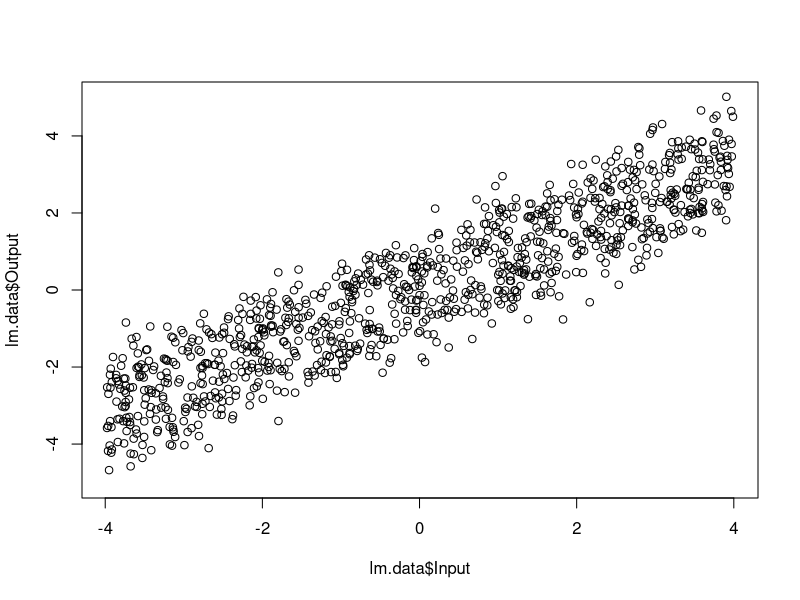
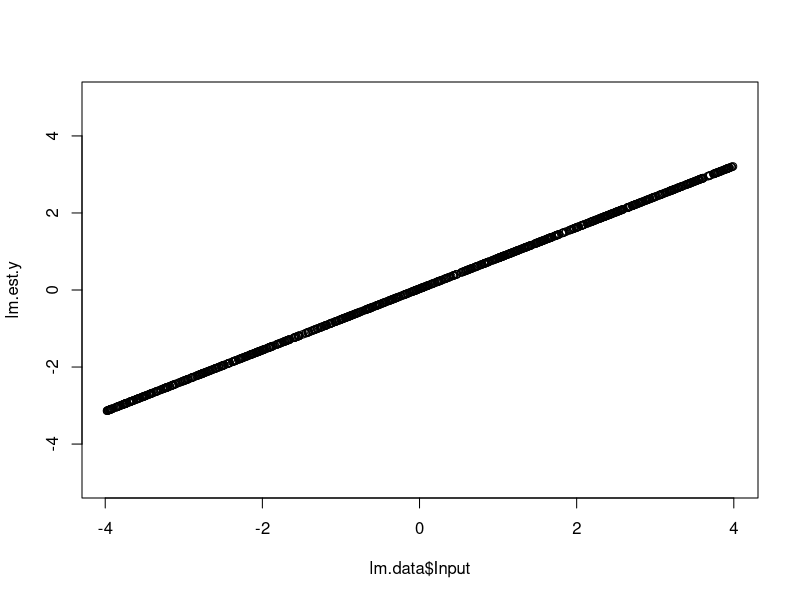
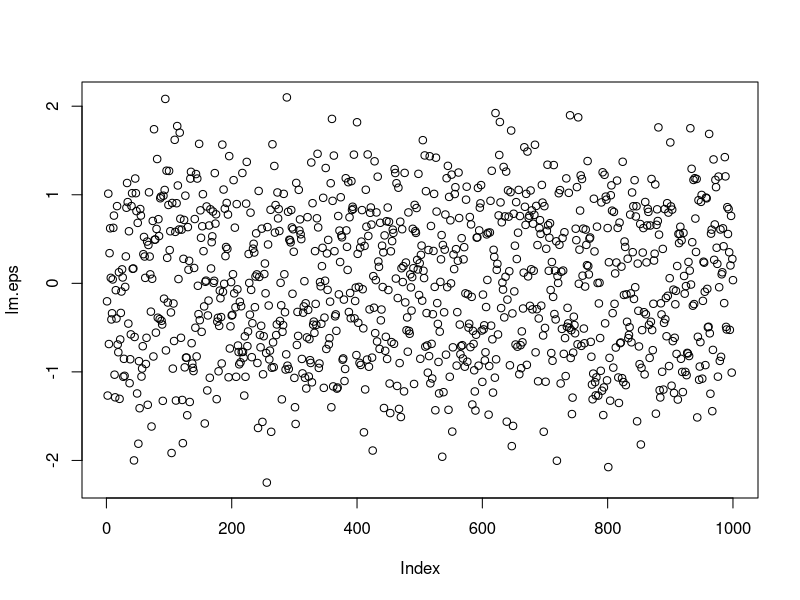
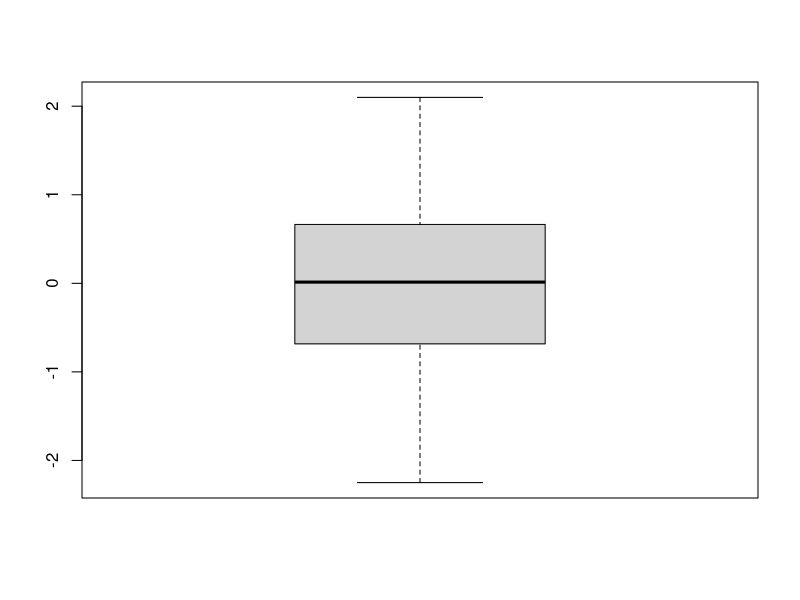
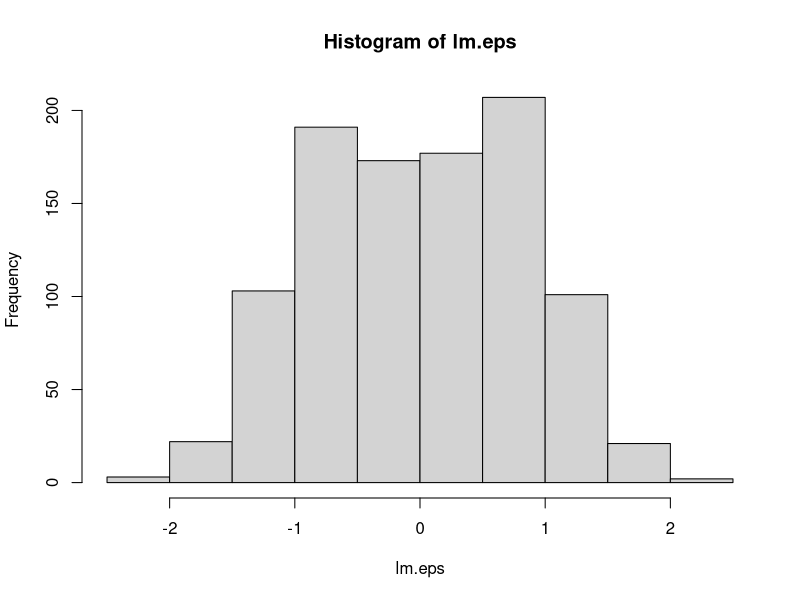
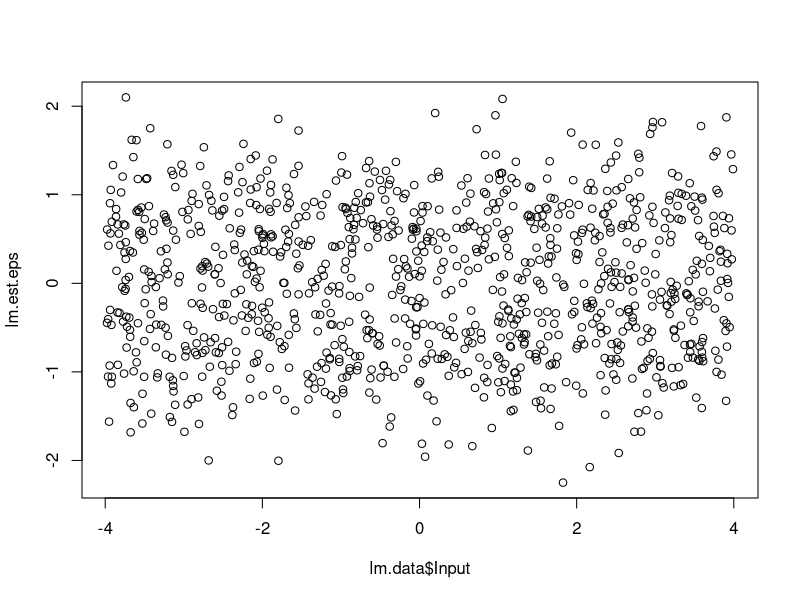
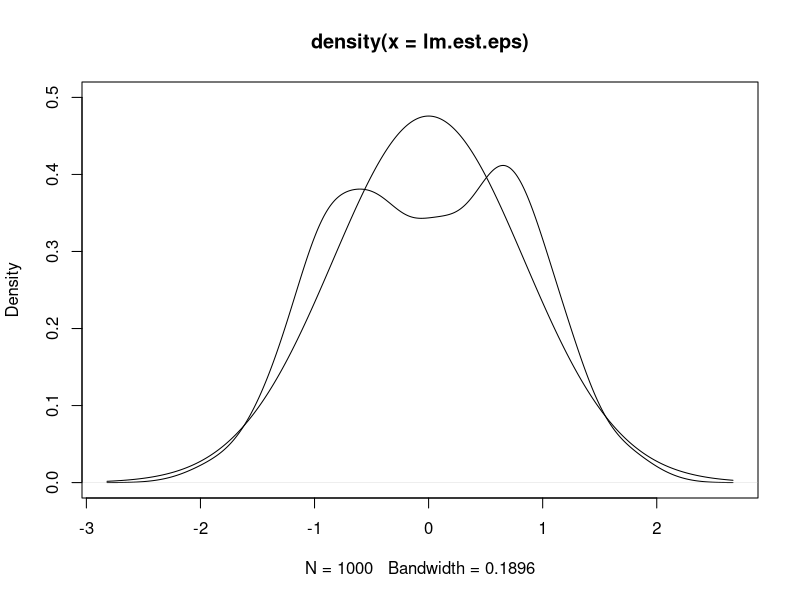
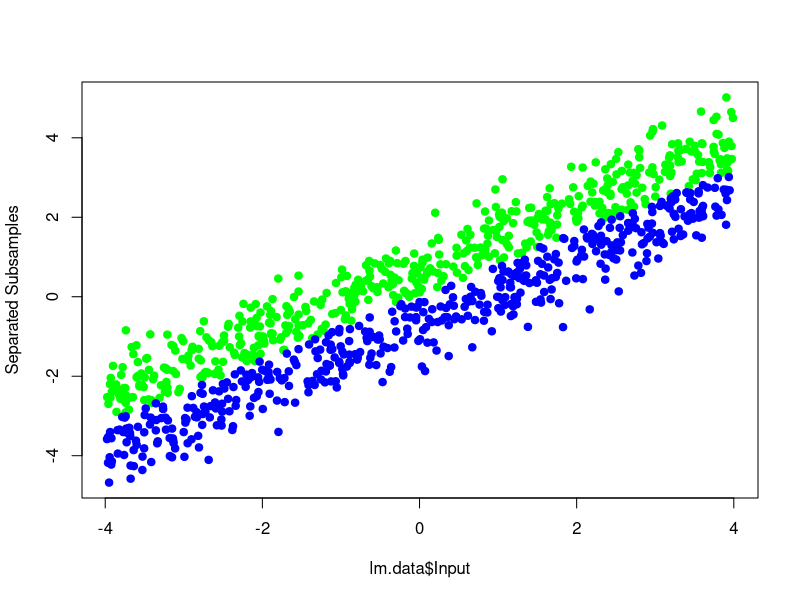

Generate these figures, in order, with R:
## ---- chunk 1
options(scipen = 5)
suppressWarnings(library(caret))
## ---- chunk 2
# Import linear model ('lm') data
lm.data <- read.csv("ResidualAnalysisProjectData_1.csv")
## ---- chunk 3
head(lm.data)
## ---- chunk 4
plot(lm.data$Input, lm.data$Output, ylim = c(-5, 5))
## ---- chunk 5
lm.estimate <- lm(Output ~ Input, data = lm.data)
names(lm.estimate)
## ---- chunk 6
lm.estimate$coefficients

lm.est.b <- lm.estimate$coefficients[1]
lm.est.a <- lm.estimate$coefficients[2]

lm.est.y <- lm.est.a * lm.data$Input + lm.est.b
plot(lm.data$Input, lm.est.y, ylim = c(-5, 5))
## ---- chunk 7
lm.eps <- lm.data$Output - lm.est.y
plot(lm.eps)
## ---- chunk 8
head(lm.estimate$fitted.values)
head(lm.est.y)

(all.equal(as.vector(lm.estimate$fitted.values), lm.est.y))
## ---- chunk 9
(lm.est.summary <- summary(lm.estimate))
## ---- chunk 10
boxplot(lm.eps)
hist(lm.eps)
## ---- chunk 11
names(lm.est.summary)
lm.est.summary$sigma
lm.est.summary$sigma^2
## ---- chunk 12
lm.sigma.sq.byvar <- var(lm.eps)
## ---- chunk 13
#XXX ???
lm.sigma.sq.bysum <- sum(lm.eps - mean(lm.eps))^2
## ---- chunk 14
c(lm.sigma.sq.byvar, lm.sigma.sq.bysum, lm.est.summary$sigma^2)
## ---- chunk 15
lm.est.eps <- lm.estimate$residuals
plot(lm.data$Input, lm.est.eps)

lm.est.eps.density <- density(lm.est.eps)
plot(lm.est.eps.density, ylim = c(0, 0.5))
lines(lm.est.eps.density$x, 
      dnorm(lm.est.eps.density$x, mean = mean(lm.est.eps), sd = sd(lm.est.eps)))
## ---- chunk 16
c(Left.Mean = mean(lm.est.eps[lm.est.eps < 0]), 
  Right.Mean = mean(lm.est.eps[lm.est.eps > 0]))
## ---- chunk 17
select.seq.unscrambled <- as.integer(lm.est.eps > 0)
head(select.seq.unscrambled, 30)

ChoosePos <- function(j) {
  vapply(seq_along(select.seq.unscrambled), 
         function(i) {switch(select.seq.unscrambled[i] + 1, NA, lm.data[i, j])},
         numeric(1))
}

ChooseNeg <- function(j) {
  vapply(seq_along(select.seq.unscrambled), 
         function(i) {switch(select.seq.unscrambled[i] + 1, lm.data[i, j], NA)},
         numeric(1))
}

lm.sub.pos <- sapply(seq_along(lm.data), ChoosePos)
lm.sub.neg <- sapply(seq_along(lm.data), ChooseNeg)

head(cbind(lm.sub.pos, lm.sub.neg), 30)

# Plot the two clusters
matplot(lm.data$Input, cbind(lm.sub.pos[, 2], lm.sub.neg[,2]), 
        type = "p", col = c("green", "blue"), pch = 19, ylab = "Separated Subsamples")

plot(select.seq.unscrambled[1:100], type = "s")
## ---- chunk 18
lm.sub.pos.estimate <- lm(Output ~ Input, 
                          data = data.frame(Input = lm.sub.pos[,1], Output = lm.sub.pos[,2]))
lm.sub.neg.estimate <- lm(Output ~ Input, 
                          data = data.frame(Input = lm.sub.neg[,1], Output = lm.sub.neg[,2]))
lm.sub.pos.est.summary <- summary(lm.sub.pos.estimate)
lm.sub.neg.est.summary <- summary(lm.sub.neg.estimate)

lm.sub.pos.est.summary$coefficients
lm.sub.pos.est.summary$sigma
lm.sub.pos.est.summary$df
lm.sub.pos.est.summary$r.squared
lm.sub.pos.est.summary$adj.r.squared

lm.sub.neg.est.summary$coefficients
lm.sub.neg.est.summary$sigma
lm.sub.neg.est.summary$df
lm.sub.neg.est.summary$r.squared
lm.sub.neg.est.summary$adj.r.squared
## ---- chunk 19
c(lm.est.summary$sigma,
  lm.sub.pos.est.summary$sigma,
  lm.sub.neg.est.summary$sigma)
## ---- chunk 20
c(lm.est.summary$r.squared,
  lm.sub.pos.est.summary$r.squared,
  lm.sub.neg.est.summary$r.squared)
## ---- chunk 21
rbind(LinearModel=lm.est.summary$fstatistic,
      LinearModelPositive=lm.sub.pos.est.summary$fstatistic,
      LinearModelNegative=lm.sub.neg.est.summary$fstatistic)
## ---- chunk 22
c(LinearModel=pf(lm.est.summary$fstatistic[1], 
                 lm.est.summary$fstatistic[2], 
                 lm.est.summary$fstatistic[3],lower.tail = FALSE),
  LinearModelPositive=pf(lm.sub.pos.est.summary$fstatistic[1], 
                         lm.sub.pos.est.summary$fstatistic[2], 
                         lm.sub.pos.est.summary$fstatistic[3],lower.tail = FALSE),
  LinearModelNegative=pf(lm.sub.neg.est.summary$fstatistic[1], 
                         lm.sub.neg.est.summary$fstatistic[2], 
                         lm.sub.neg.est.summary$fstatistic[3],lower.tail = FALSE))
## ---- chunk 23
# Plot residuals
matplot(cbind(MixedModelResiduals=c(lm.sub.pos.est.summary$residuals,
                                    lm.sub.neg.est.summary$residuals),
              SingleModelResiduals=lm.est.summary$residuals),
        type="p",pch=16,ylab="Residuals before and after unscrambling")
## ---- chunk 24
apply(cbind(MixedModelResiduals=c(lm.sub.pos.est.summary$residuals,
                                   lm.sub.neg.est.summary$residuals),
            SingleModelResiduals=lm.est.summary$residuals),2,sd)
